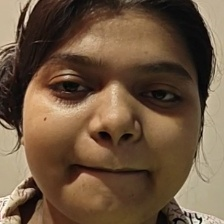
#> input picture dataset/Anushka/0.jpg, 224 x 224 px, given in place of the camera
$ python capture_faces.py
#> lines starting #> are read from the running program, lines starting #| are printed output that depends on the picture; after the words box and inside, x2 and y2 are one past the last pixel; in counts of white or black regions, pixels touching at a corner belong together
import cv2
import os

student_name = input("Enter student name: ")
#> the answer given: ../dataset/Anushka/0.jpg

save_path = f"dataset/{student_name}"
os.makedirs(save_path, exist_ok=True)

face_detector = cv2.CascadeClassifier(
    cv2.data.haarcascades +
    "haarcascade_frontalface_default.xml"
)

camera = cv2.VideoCapture(0)

count = 0

print("Move your head slowly. Press ESC to stop.")

while True:

    ret, frame = camera.read()
#> frame is the input picture: shape (224, 224, 3); mean B, G, R 63.9, 86, 109.8

    if not ret:
        break

    gray = cv2.cvtColor(frame, cv2.COLOR_BGR2GRAY)
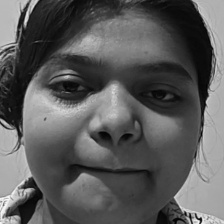
#> gray: shape (224, 224); min 2, max 248, mean 90.6

    faces = face_detector.detectMultiScale(
        gray,
        scaleFactor=1.3,
        minNeighbors=5
    )
#> faces = [[12, 11, 196, 196]]

    for (x, y, w, h) in faces:

        face = frame[y:y+h, x:x+w]

        face = cv2.resize(face, (224, 224))

        if count < 50:
            cv2.imwrite(
                os.path.join(save_path, f"{count}.jpg"),
                face
            )
            count += 1

        cv2.rectangle(
            frame,
            (x, y),
            (x+w, y+h),
            (0, 255, 0),
            2
        )
#> this loop made 1 pass
#> (x, y, w, h, count) on pass 1: (12, 11, 196, 196, 1)
#> pass 1, `face = frame[y:y+h, x:x+w]`:
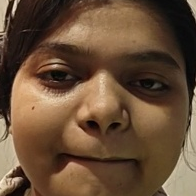
#> face: shape (196, 196, 3); mean B, G, R 55.8, 78.4, 104.4
#> after the loop:
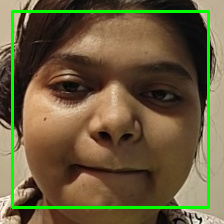
#> frame: shape (224, 224, 3); 4.68% of pixels changed, all inside (x1, y1, x2, y2) = (11, 10, 210, 209)
#> after the loop, count = 1

    cv2.putText(
        frame,
        f"Images: {count}/50",
        (20, 40),
        cv2.FONT_HERSHEY_SIMPLEX,
        1,
        (0,255,0),
        2
    )
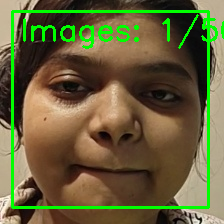
#> frame: shape (224, 224, 3); 2.47% of pixels changed, all inside (x1, y1, x2, y2) = (23, 14, 224, 49)

    cv2.imshow("Face Capture", frame)

    key = cv2.waitKey(1)
#> (key Esc is pressed here)

    if key == 27 or count >= 50:
        break

camera.release()
cv2.destroyAllWindows()

print("Dataset collection completed.")
